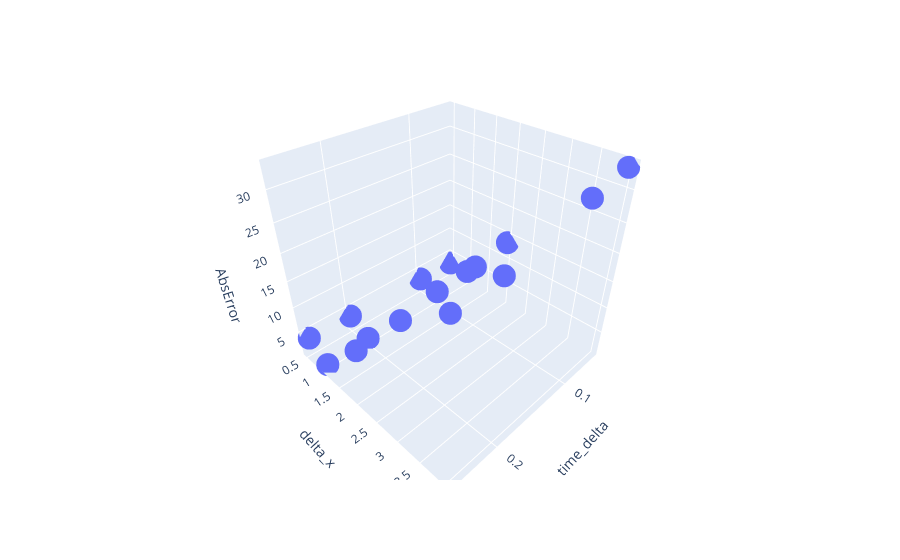

The notebook cell saved with this chart:
### Code cell
fig

### Figure 1 — Plotly figure (JSON) as saved in the notebook; plotly's stock layout.template omitted (floating-point values rounded to 4 significant figures)
{"data": [{"hovertemplate": "time_delta=%{x}<br>delta_x=%{y}<br>AbsError=%{z}<extra></extra>", "legendgroup": "", "marker": {"color": "#636efa", "symbol": "circle"}, "mode": "markers", "name": "", "scene": "scene", "showlegend": false, "type": "scatter3d", "x": [0.05, 0.05, 0.05, 0.05, 0.1, 0.1, 0.1, 0.1, 0.2, 0.2, 0.2, 0.2, 0.25, 0.25, 0.25, 0.25], "y": [0.5, 1, 2, 4, 0.5, 1, 2, 4, 0.5, 1, 2, 4, 0.5, 1, 2, 4], "z": [2.84, 3.073, 13.71, 33.16, 3.068, 2.528, 12.62, 31.71, 3.568, 1.437, 10.98, 28.44, 3.749, 1.078, 10.44, 28.07]}], "layout": {"legend": {"tracegroupgap": 0}, "margin": {"t": 60}, "scene": {"domain": {"x": [0, 1], "y": [0, 1]}, "xaxis": {"title": {"text": "time_delta"}}, "yaxis": {"title": {"text": "delta_x"}}, "zaxis": {"title": {"text": "AbsError"}}}}}
